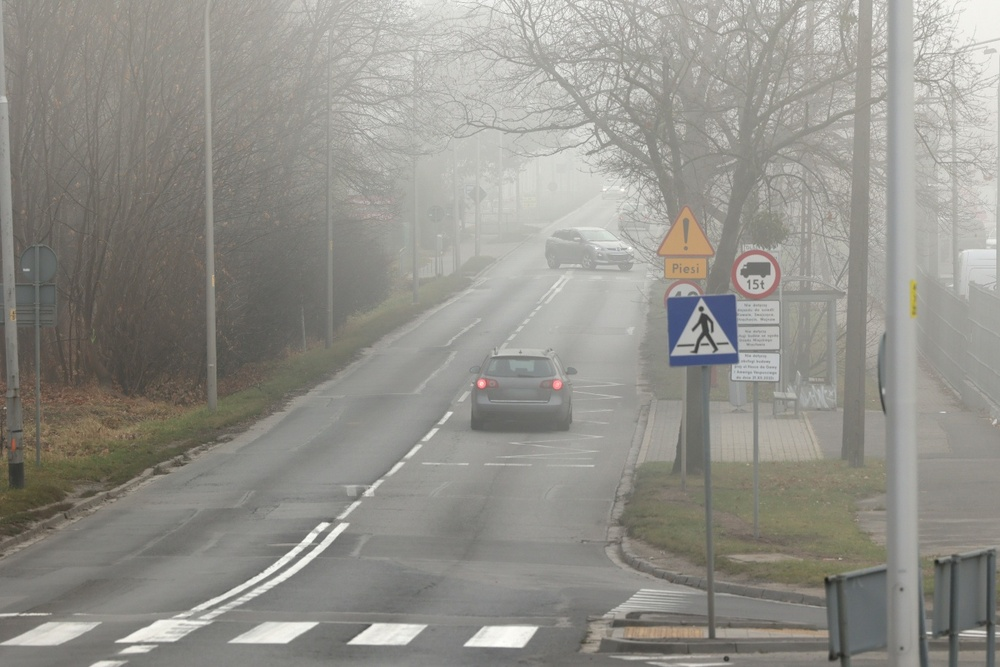
#> input picture Vision Processing/mistyroad.jpg, 1000 x 667 px, shrunk from 1368 x 912 before the run
$ python vision_processing_01.py
#> lines starting #> are read from the running program, lines starting #| are printed output that depends on the picture; after the words box and inside, x2 and y2 are one past the last pixel; in counts of white or black regions, pixels touching at a corner belong together
import cv2 as cv
import matplotlib.pyplot as plt

img = cv.imread('mistyroad.jpg')
#> img is the input picture: shape (667, 1000, 3); mean B, G, R 138.7, 145, 146.5

gray = cv.cvtColor(img, cv.COLOR_BGR2GRAY)
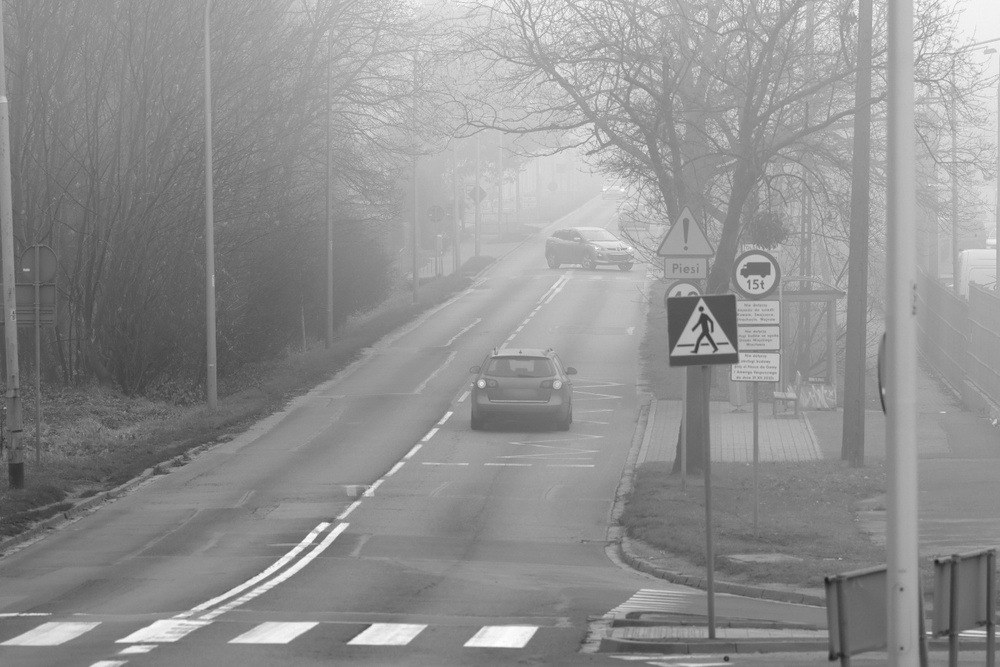
#> gray: shape (667, 1000); min 28, max 255, mean 144.8

h = cv.calcHist([gray],[0],None,[256],[0,256])
#> h = 256 values, max 9114 at index 139, min 0 at index 0, mean 2605.5

plt.imshow(gray, cmap='gray'), plt.xticks([]), plt.yticks([]), plt.show()

plt.plot(h, color='r', linewidth=1), plt.show()
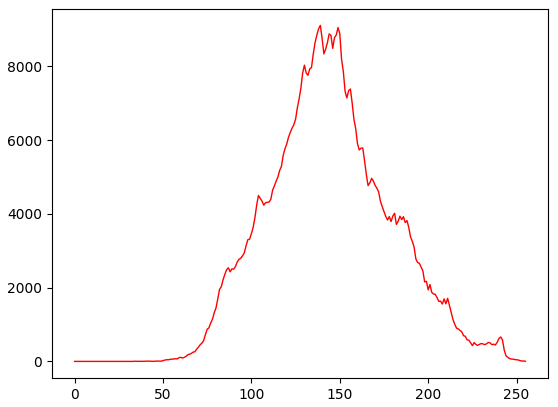
#> figure drawn by matplotlib, 1 panel; curve peaks at x = 139, y = 9114

t, bin_img = cv.threshold(img[:,:,2], 127, 255, cv.THRESH_BINARY + cv.THRESH_OTSU)
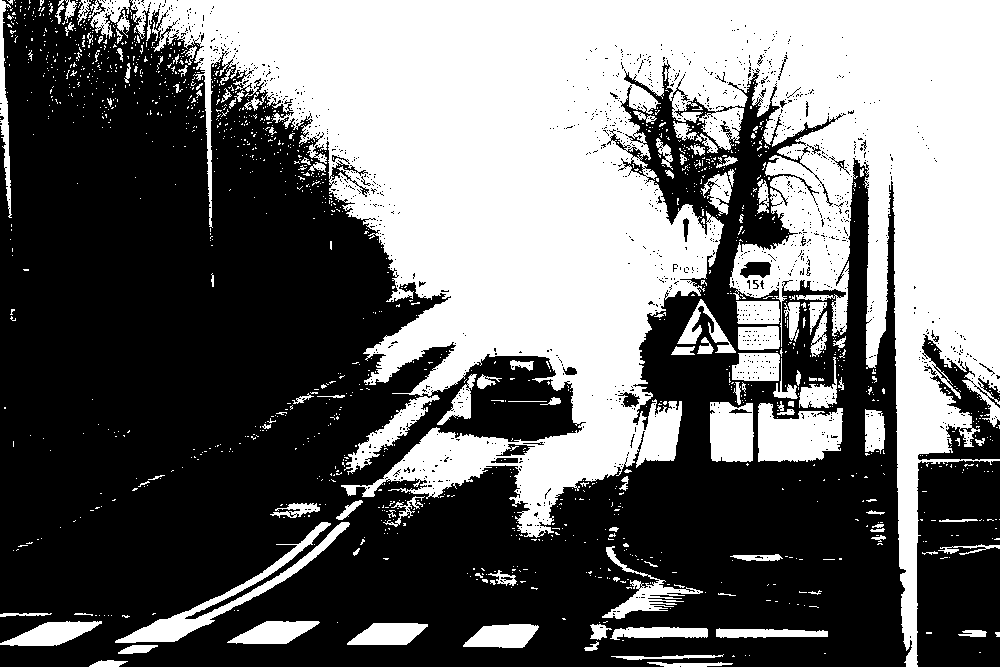
#> bin_img: shape (667, 1000); 42.5% white; 1448 white regions (1327 under 20 px), largest, box (x1, y1, x2, y2) and area: (130, 0, 1000, 667) 240643, (115, 522, 350, 643) 3881, (758, 403, 843, 462) 3794
#> t = 150
print('오쥬 알고리즘이 찾느 최적 임곗값=', t)
#| 오쥬 알고리즘이 찾느 최적 임곗값= 150.0

h = cv.calcHist([bin_img],[0],None,[256],[0,256])
#> h = 256 values, max 383803 at index 0, min 0 at index 1, mean 2605.5

plt.imshow(bin_img, cmap='gray'), plt.xticks([]), plt.yticks([]), plt.show()

plt.plot(h, color='r', linewidth=1), plt.show()
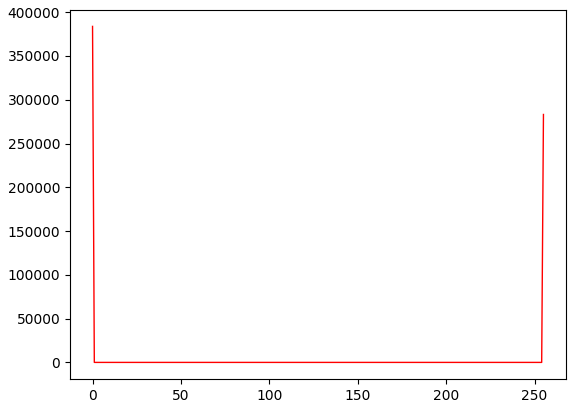
#> figure drawn by matplotlib, 1 panel; curve peaks at x = 0, y = 383803
